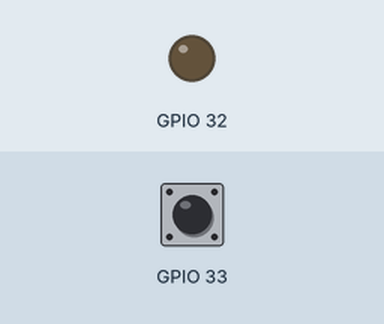
Bench run of a sketch on a simulated ESP32. Shown: output pins drawn as LEDs (lit = HIGH). Dashed ring = blinking. The test bench sets the inputs (shaded band); at power-on: GPIO 33 HIGH. Nothing arrives over Bluetooth unless stated.

Above: at 1.2 s.
1.3 s: GPIO 33 pulled LOW for 0.15 s
At 1.64 s:
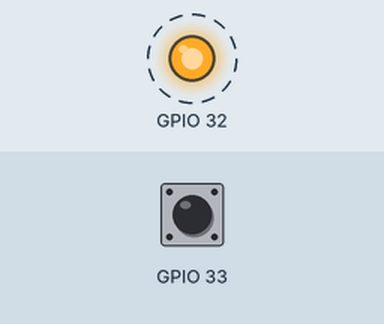
Timing chart, 0 to 4.3 s (numbered marks = the images above; inputs shaded):
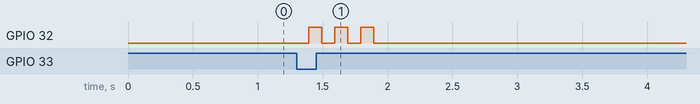

Measured:
- after the input at 1.3 s, GPIO 32: alternates HIGH for 0.10 s and LOW for 0.10 s, 6 changes in all, then stays LOW, starting after 0.09 s

The sketch:

BigRedButton.ino
```cpp
#include "BluetoothSerial.h"
#include "esp_bt_main.h"
#include "esp_bt_device.h"

BluetoothSerial SerialBT;

#define to_sleep_timer_value 3000 //Times 10 milliseconds
int to_sleep_timer;

// Start Red Button
// Button struct definition
struct buton_struct
{
  uint8_t PIN;
  uint8_t PIN_LED;
  int default_cooldown;
  int cooldown;
  bool was_pressed;
};

volatile buton_struct big_red_button = {33, 32, 50, 0, false};
void IRAM_ATTR button_press();
void IRAM_ATTR button_unpress();

// Red Button callback functions
void IRAM_ATTR button_press()
{
  if (big_red_button.cooldown == 0)
  {
    SerialBT.println("#big_red_button_press#");
    //    Serial.println("#big_red_button_press#");
    big_red_button.cooldown = big_red_button.default_cooldown;
    big_red_button.was_pressed = true;

    attachInterrupt(big_red_button.PIN, button_unpress, RISING);
  }
}

void IRAM_ATTR button_unpress()
{
  if (big_red_button.cooldown < (big_red_button.default_cooldown - 5)) {
    SerialBT.println("#big_red_button_unpress#");
    //    Serial.println("#big_red_button_unpress#");
    big_red_button.cooldown += 10;
    big_red_button.was_pressed = false;
    attachInterrupt(big_red_button.PIN, button_press, FALLING);
  }
}

// Red Button setup
void setup_big_red_button()
{
  pinMode(big_red_button.PIN, INPUT_PULLUP);
  pinMode(big_red_button.PIN_LED, OUTPUT);
  delay(10);
  attachInterrupt(big_red_button.PIN, button_press, FALLING);
}
// End Red Button


// Board setup
void setup()
{
  Serial.begin(115200);
  SerialBT.begin("Red Button"); //Bluetooth device name

  setup_big_red_button();
  digitalWrite(big_red_button.PIN_LED, LOW);
  to_sleep_timer = to_sleep_timer_value;
}

// Reboot callback
void callback() {
  SerialBT.begin("Red Button"); //Bluetooth device name
  to_sleep_timer = to_sleep_timer_value;
}

// Depp sleep manager
void deep_sleep() {
  #define Threshold 50
  touchAttachInterrupt(T7, callback, Threshold);

  esp_sleep_enable_touchpad_wakeup();
  //  Serial.println("me he dormido");
  SerialBT.println("#sleeping_paralysis#");
  SerialBT.disconnect();
  SerialBT.end();
  esp_deep_sleep_start();
}

// Main loop
void loop()
{
  if (big_red_button.cooldown > 0)
  {
    to_sleep_timer = to_sleep_timer_value;
    big_red_button.cooldown--;
    if (big_red_button.cooldown % 10 == 0)
      digitalWrite(big_red_button.PIN_LED, !digitalRead(big_red_button.PIN_LED));
  }

  if (big_red_button.cooldown == 0)
  {
    if (digitalRead(big_red_button.PIN) && big_red_button.was_pressed)
    {
      button_unpress();
    }
    if (digitalRead(big_red_button.PIN_LED)) {
      digitalWrite(big_red_button.PIN_LED, LOW);
    }
  }

  delay(10);
  to_sleep_timer--;
  if (to_sleep_timer == 0) {
    deep_sleep();
  }
}
```
